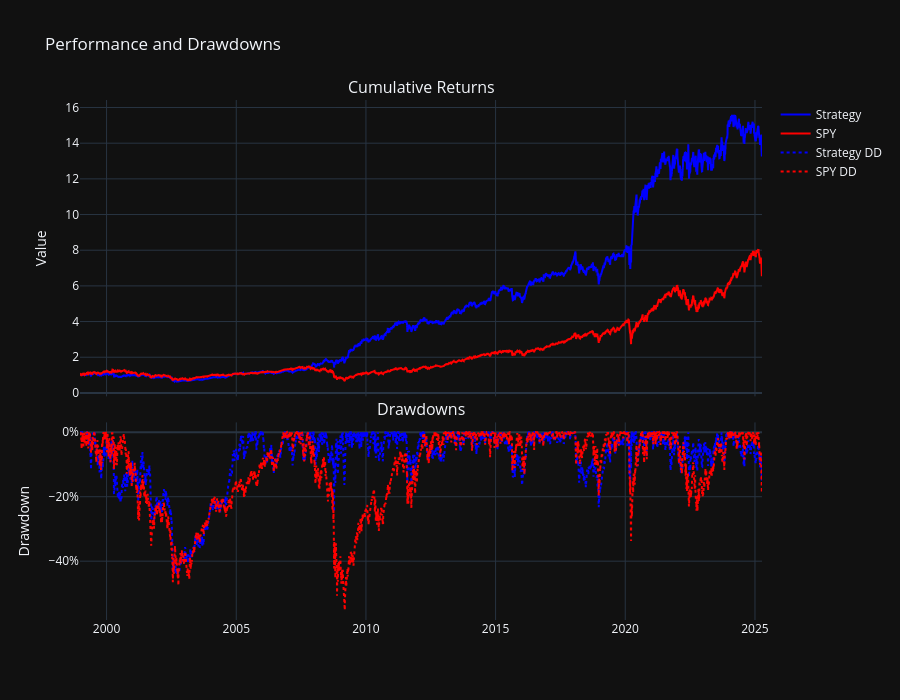

Notebook source saved alongside this figure:
### Code cell
strat = strat.squeeze()
SPYy = SPYy.squeeze()

# === Calculate Drawdowns ===
strat_dd = (strat / strat.cummax()) - 1
spy_dd = (SPYy / SPYy.cummax()) - 1

# === Create subplots ===

fig = make_subplots(
    rows=2, cols=1, shared_xaxes=True,
    subplot_titles=("Cumulative Returns", "Drawdowns"),
    row_heights=[0.6, 0.4], vertical_spacing=0.05
)

# --- Cumulative Returns Plot ---
fig.add_trace(go.Scatter(x=strat.index, y=strat, name="Strategy", line=dict(color='blue')), row=1, col=1)
fig.add_trace(go.Scatter(x=SPYy.index, y=SPYy, name="SPY", line=dict(color='red')), row=1, col=1)
fig.add_trace(go.Scatter(x=SPYy.index, y=SPYy, name="SPY", line=dict(color='cyan')), row=1, col=1)
fig.add_trace(go.Scatter(x=SPYy.index, y=SPYy, name="SPY", line=dict(color='pink')), row=1, col=1)

# --- Drawdowns Plot ---
fig.add_trace(go.Scatter(x=strat_dd.index, y=strat_dd, name="Strategy DD", line=dict(color='blue', dash='dot')), row=2, col=1)
fig.add_trace(go.Scatter(x=spy_dd.index, y=spy_dd, name="SPY DD", line=dict(color='red', dash='dot')), row=2, col=1)

# === Layout ===
fig.update_layout(
    template="plotly_dark",
    height=700,
    title="Performance and Drawdowns",
    yaxis1_title="Value",
    yaxis2_title="Drawdown",
)

# Drawdowns shown as % (e.g., -30%)
fig.update_yaxes(tickformat=".0%", row=2, col=1)
#fig.update_yaxes(type='log')

fig.show()

### Figure 1 — Plotly figure (JSON) as saved in the notebook; plotly's stock layout.template omitted (floating-point values rounded to 4 significant figures; data arrays with more than 128 entries replaced by an {"elided": "..."} marker saying what was removed)
{"data": [{"line": {"color": "blue"}, "name": "Strategy", "type": "scatter", "x": {"elided": "6615 str values"}, "xaxis": "x", "y": {"elided": "6615 float values"}, "yaxis": "y"}, {"line": {"color": "red"}, "name": "SPY", "type": "scatter", "x": {"elided": "6615 str values"}, "xaxis": "x", "y": {"elided": "6615 float values"}, "yaxis": "y"}, {"line": {"color": "blue", "dash": "dot"}, "name": "Strategy DD", "type": "scatter", "x": {"elided": "6615 str values"}, "xaxis": "x2", "y": {"elided": "6615 float values"}, "yaxis": "y2"}, {"line": {"color": "red", "dash": "dot"}, "name": "SPY DD", "type": "scatter", "x": {"elided": "6615 str values"}, "xaxis": "x2", "y": {"elided": "6615 float values"}, "yaxis": "y2"}], "layout": {"annotations": [{"font": {"size": 16}, "showarrow": false, "text": "Cumulative Returns", "x": 0.5, "xanchor": "center", "xref": "paper", "y": 1, "yanchor": "bottom", "yref": "paper"}, {"font": {"size": 16}, "showarrow": false, "text": "Drawdowns", "x": 0.5, "xanchor": "center", "xref": "paper", "y": 0.38, "yanchor": "bottom", "yref": "paper"}], "height": 700, "title": {"text": "Performance and Drawdowns"}, "xaxis": {"anchor": "y", "domain": [0, 1], "matches": "x2", "showticklabels": false}, "xaxis2": {"anchor": "y2", "domain": [0, 1]}, "yaxis": {"anchor": "x", "domain": [0.43, 1], "title": {"text": "Value"}}, "yaxis2": {"anchor": "x2", "domain": [0, 0.38], "tickformat": ".0%", "title": {"text": "Drawdown"}}}}
